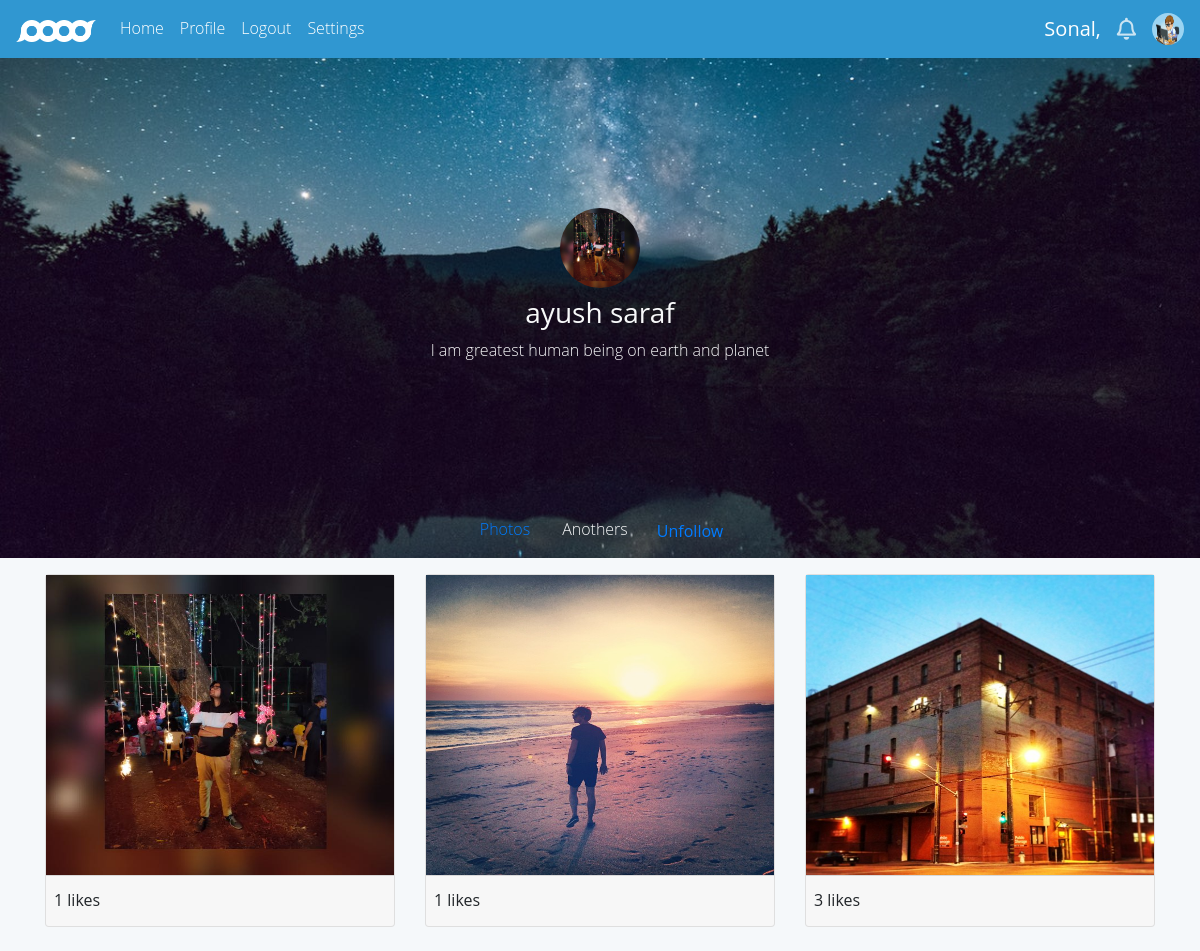
Screenshot of /profile/asaraf (signed in) with the database file from the repository.
### pagesetup/models.py (models this page shows, shortened)
class Profile(models.Model):
    user = models.ForeignKey(User,on_delete=models.CASCADE)
    bio = models.TextField(blank=True , default='lorem ipsum')
    profile_pic = models.ImageField(upload_to= "profile_pic" , default='defpic.jpeg')
    location = models.CharField(max_length=100 , blank=True , default='india')

class Posts(models.Model):
    user = models.CharField(max_length=30)
    caption = models.TextField(blank=True)
    image = models.ImageField(upload_to='posts')
    likes = models.IntegerField(default=1)
    date = models.DateField(default=datetime.now)
    icon = models.ImageField(default='icon.png')

### pagesetup/views.py (the view)
# urls.py: path('profile/<str:pk>',views.profile,name='profile'),
@login_required(login_url='/login')
def profile(request , pk):
    main_profile = Profile.objects.get(user = request.user)
    current_cred = User.objects.get(username = pk)
    current_profile = Profile.objects.get(user = current_cred)
    current_posts = Posts.objects.filter(user = pk)
    follow_str = ''
    if FollowUser.objects.filter(follower = request.user.username , following = pk):
        follow_str = "Unfollow"
    else:
        follow_str = "Follow"
    context = {
        'first_name':request.user.first_name.capitalize(),
        'profile':current_profile,
        'posts':current_posts,
        'main_profile':main_profile,
        'current_cred':current_cred,
        'follow_str':follow_str,
    }
    return render(request,'profile.html' , context)

### templates/profile.html (shortened to what this page needs)
{% load static %}
<!DOCTYPE html>
<html lang="en">
  <head>
    <link rel="stylesheet" href="https://cdnjs.cloudflare.com/ajax/libs/twitter-bootstrap/4.3.1/css/bootstrap.min.css" />
    <link rel="stylesheet" href="https://use.fontawesome.com/releases/v5.7.2/css/all.css" />
    <link rel="stylesheet" href="{% static 'css/style1.css' %}" />
    <link rel="stylesheet" href="lightbox.min.css" />
  </head>
  <body>
    <nav
      class="navbar navbar-expand-md navbar-dark mb-4"
      style="background-color: #3097d1"
    >
      <a href="/" class="navbar-brand"
        ><img
          src="{% static 'images/brand-white.png' %}"
          alt="logo"
          class="img-fluid"
          width="80px"
          height="100px"
      /></a>
      <div class="collapse navbar-collapse" id="responsive">
        <ul class="navbar-nav mr-auto text-capitalize">
          <li class="nav-item"><a href="/" class="nav-link active">home</a></li>
          <li class="nav-item"><a href="/profile/{{user.username}}" class="nav-link active">Profile</a></li>
          <li class="nav-item"><a href="/logout" class="nav-link active"> Logout </a> </li>
          <li class="nav-item"><a href="/settings" class="nav-link active"> Settings </a> </li>
        </ul>
        <h5 class="d-none d-md-block mt-2" style="color: white">
          {{first_name}},
        </h5>
        <a
          href="notification.html"
          class="text-decoration-none"
          style="color: #cbe4f2; font-size: 22px"
          ><i class="far fa-bell ml-3 d-none d-md-block"></i
        ></a>
        <img
          src="{{main_profile.profile_pic.url}}"
          alt=""
          class="rounded-circle ml-3 d-none d-md-block"
          width="32px"
          height="32px"
        />
      </div>
    </nav>
    <div style="height: 500px; margin-top: -2%; background-size: cover; background-repeat: no-repeat; background-position: center; background-image: url({% static 'images/banner.jpg' %});">
      <div class="banner-title d-flex flex-column justify-content-center align-items-center">
        <img
          src="{{profile.profile_pic.url}}"
          alt="img"
          class="rounded-circle mb-2"
          width="80px"
          height="80px"
        />
        <h3 class="text-light mb-2">{{current_cred.first_name}} {{current_cred.last_name}}</h3>
        <p class="text-light">
          {{profile.bio}}
        </p>
      </div>
      <div class="banner-end d-flex justify-content-center align-items-end">
        <form action="/follow" method="post">
            <ul class="nav text-light">
            <a class="nav-link active" href="#feed"><li>Photos</li></a>
            <li class="nav-item nav-link"> Anothers </li>
            {% if user.username != current_cred.username %}
                <button type="submit" class="btn btn-link pb-1 text-decoration-none"> {{follow_str}} </button>
            {% endif %}
          </ul>
          </form>
      </div>
    </div>
    <div class="container my-3" id="feed">
      <div class="row">
        {% for post in posts reversed %}
        <div class="col-lg-4 mb-2">
          <div class="card h-100">
            <div class="card-body p-0 m-0">
              <a href="{{post.image.url}}"><img src="{{post.image.url}}" class="w-100" height="300px"></a>
            </div>
            <div class="card-footer row w-100 mx-0 px-2">
              <div class="col-sm-6 w-50 pl-0">
                <strong>{{post.likes}} likes</strong>
              </div>
            </div>
          </div>
        </div>
        {% endfor %}
      </div>
    </div>
  </body>
</html>

### static/css/style1.css (style rules this page uses)
* { box-sizing: border-box; scroll-behavior: smooth; }
body { background-color: #F5F8FA; font-family: "Open Sans", "Helvetica Neue", Helvetica, Arial, sans-serif; margin: 0; font-weight: 300; line-height: 1.6; color: #212529; text-align: left; }
a { text-decoration: none; }
.banner-title { transform: translateY(150px) }
.banner-end { transform: translateY(280px) }

### rows the page displays
Profile: profile_pic (picture)
Profile: profile_pic (picture), bio "I am greatest human being on earth and planet"
Posts: image (picture), likes "1"
Posts: image (picture), likes "1"
Posts: image (picture), likes "3"

### other values shown
{{ first_name }} "Sonal"
{{ current_cred.first_name }} "ayush"
{{ current_cred.last_name }} "saraf"
{{ follow_str }} "Unfollow"
